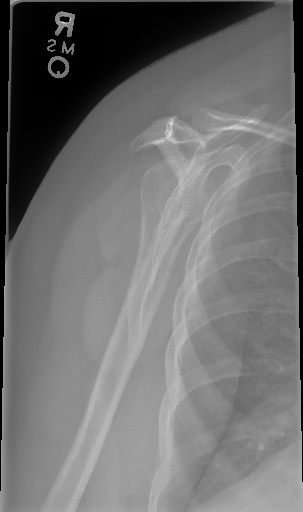
#> input picture examples/bones_real/broken_bone/mura_000001.jpg, 303 x 512 px; its folder holds only this picture in this run
$ jupyter execute --allow-errors bones_baseline.ipynb
#> lines starting #> are read from the running program, lines starting #| are printed output that depends on the picture
# Bones Baseline: E2E Demo (Real X-rays)

This notebook demonstrates an end‑to‑end workflow:

1. **(Optional)** Quick EDA on exported CSVs (if you already ran `datasetqa-export`).
2. **Image baseline**: tiny classifier on actual images (`broken_bone` vs `non_broken`).

> **Data location**: `examples/bones_real/` is created by `datasetqa-fetch-bones`.

[cell 1]
# Install minimal dependencies (safe to run multiple times)
import sys, subprocess, pkgutil
def pip_install(pkg):
    if pkg not in [m.name for m in pkgutil.iter_modules()]:
        subprocess.check_call([sys.executable, "-m", "pip", "install", pkg])

#> (the rest of this cell did not finish here and is left out)

[cell 2]
from pathlib import Path
import os

# Project-root-relative paths
PROJECT_ROOT = Path(__file__).resolve().parents[1]
DATA_ROOT = PROJECT_ROOT / "examples" / "bones_real"
BB_DIR = DATA_ROOT / "broken_bone"
NB_DIR = DATA_ROOT / "non_broken"

print("Project root:", PROJECT_ROOT)
print("Data root   :", DATA_ROOT)

if not DATA_ROOT.exists() or not any(DATA_ROOT.glob("**/*.jpg")):
    raise SystemExit(
        "\nData not found. From the project root, run:\n"
        "  pip install datasets huggingface_hub\n"
        "  datasetqa-fetch-bones --out-dir ./examples/bones_real --max 60\n"
    )

## (Optional) EDA from exported CSVs

[cell 3]
import pandas as pd

bb_csv = PROJECT_ROOT / "bones_real_bb.csv"
nb_csv = PROJECT_ROOT / "bones_real_nb.csv"

if bb_csv.exists():
    bb = pd.read_csv(bb_csv)
    display(bb.head(3))
else:
    print("No bones_real_bb.csv found — skip if you didn’t export yet.")

if nb_csv.exists():
    nb = pd.read_csv(nb_csv)
    display(nb.head(3))
else:
    print("No bones_real_nb.csv found — skip if you didn’t export yet.")

## Image Baseline (Logistic Regression on downsampled images)

[cell 4]
import cv2, numpy as np
from sklearn.model_selection import train_test_split
from sklearn.preprocessing import StandardScaler
from sklearn.linear_model import LogisticRegression
from sklearn.metrics import classification_report, ConfusionMatrixDisplay
import matplotlib.pyplot as plt

# Collect images + labels directly from folders
IMG_SIZE = 128
X, y, paths = [], [], []

for label_name, folder in (("broken_bone", BB_DIR), ("non_broken", NB_DIR)):
    for p in folder.glob("*.jpg"):
        img = cv2.imread(str(p), cv2.IMREAD_GRAYSCALE)
#> img is the input picture: shape (512, 303); min 0, max 255, mean 111.7
        if img is None:
            continue
        img = cv2.resize(img, (IMG_SIZE, IMG_SIZE), interpolation=cv2.INTER_AREA)
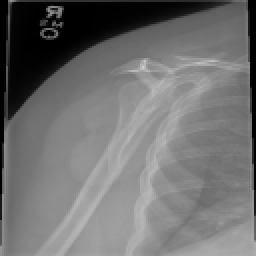
#> img: shape (128, 128) (shown 2 times larger); min 0, max 205, mean 111.7
        X.append(img.flatten())
        y.append(1 if label_name == "broken_bone" else 0)
        paths.append(p.name)
#> pass 2 of the loop `for label_name, folder in (("broken_bone", BB_DIR), ("non_broken", NB_..`:
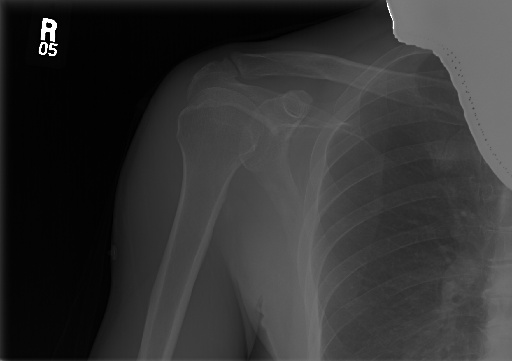
#> input picture examples/bones_real/non_broken/mura_000019.jpg, 512 x 361 px
#> img is the input picture: shape (361, 512); min 0, max 255, mean 50.4
#> `img = cv2.resize(img, (IMG_SIZE, IMG_SIZE), interpolation=cv2.INTER_AR..`:
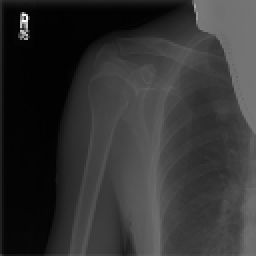
#> img: shape (128, 128) (shown 2 times larger); min 1, max 254, mean 50.4

X = np.array(X, dtype=np.float32)
y = np.array(y, dtype=np.int64)
print("Dataset:", X.shape, "labels:", np.bincount(y))

# Train/test split
#> (the rest of this cell did not finish here and is left out)
